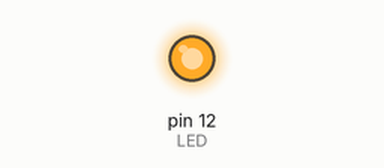
Bench run of a sketch on a simulated Arduino Uno, built with avr-gcc and run on an emulated ATmega328P. Parts: output pins drawn as LEDs (lit = HIGH).

Above: at 0.15 s.
At 9.1 s:
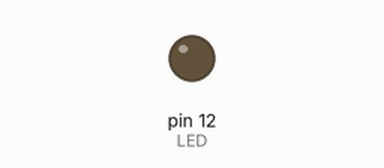
Timing chart, 0 to 13.3 s (numbered marks = the images above):
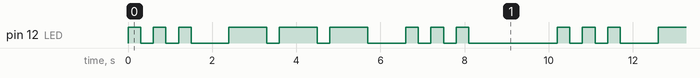

Measured:
- by itself, pin 12 (LED): repeats every 10.2 s: 2 × (LOW 0.30 s, HIGH 0.30 s), LOW 0.90 s, 2 × (HIGH 0.90 s, LOW 0.30 s), HIGH 0.90 s, LOW 0.90 s, 2 × (HIGH 0.30 s, LOW 0.30 s), HIGH 0.30 s, LOW 2.1 s, HIGH 0.30 s
- by itself, everything shown: repeats every 10.2 s, in 18 steps

The sketch:

_6_-_ard-Blinking_LED_SOS.ino
```cpp
//TITLE
//Send an SOS via LED 12


const int LED = 12; //LED connected to digital pin 12


//Define morse contants

  //Define time multiplier
const int MULT = 300;

  //Define morse timing relationship
const int DOT = 1*MULT;
const int SPACE = 1*MULT;
const int LINE = 3*MULT;
const int CHAR_SPACE = 3*MULT;
const int WORD_SPACE = 7*MULT;


//Start the code

void setup() {
  pinMode(LED, OUTPUT);   // Initialize digital pin 12 as an output.

}

void loop() {
  blink_sos ();           // Blink SOS and repeat infinitely
}

void blink_sos () {

  blink_S ();                     //Blink S
  delay (CHAR_SPACE);             // Character space

  blink_O ();                     //Blink O
  delay (CHAR_SPACE);             // Character space

  blink_S ();                     //Blink S
  delay (WORD_SPACE);             // Word space

  }

void blink_S () {
  digitalWrite (LED, HIGH);       // LED On
  delay (DOT);                    // Dot
  digitalWrite (LED, LOW);        // LED Off
  delay (SPACE);                  // Space

  digitalWrite (LED, HIGH);       // LED On
  delay (DOT);                    // Dot
  digitalWrite (LED, LOW);        // LED Off
  delay (SPACE);                  // Space

  digitalWrite (LED, HIGH);       // LED On
  delay (DOT);                    // Dot
  digitalWrite (LED, LOW);        // LED Off

  }

void blink_O () {
  digitalWrite (LED, HIGH);       // LED On
  delay (LINE);                   // Line
  digitalWrite (LED, LOW);        // LED Off
  delay (SPACE);                  // Space

  digitalWrite (LED, HIGH);       // LED On
  delay (LINE);                   // Line
  digitalWrite (LED, LOW);        // LED Off
  delay (SPACE);                  // Space

  digitalWrite (LED, HIGH);       // LED On
  delay (LINE);                   // Line
  digitalWrite (LED, LOW);        // LED Off

  }
```
